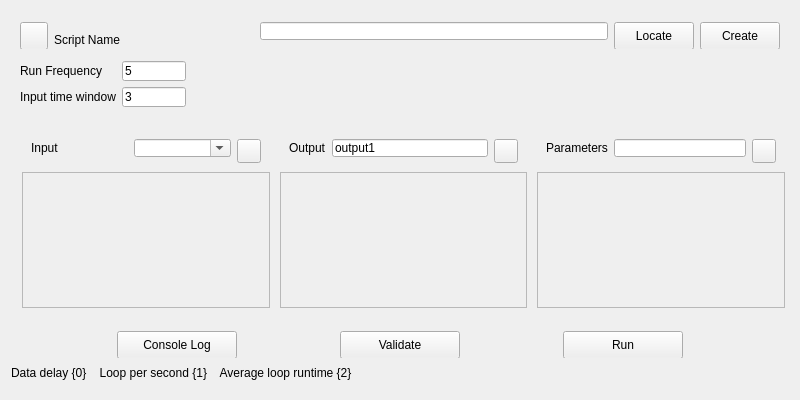
<?xml version="1.0" encoding="UTF-8"?>
<ui version="4.0">
 <class>TopLevelWidget</class>
 <widget class="QWidget" name="TopLevelWidget">
  <property name="geometry">
   <rect>
    <x>0</x>
    <y>0</y>
    <width>800</width>
    <height>400</height>
   </rect>
  </property>
  <property name="minimumSize">
   <size>
    <width>620</width>
    <height>400</height>
   </size>
  </property>
  <property name="windowTitle">
   <string>Form</string>
  </property>
  <layout class="QVBoxLayout" name="TopLevelLayout">
   <property name="spacing">
    <number>1</number>
   </property>
   <property name="bottomMargin">
    <number>9</number>
   </property>
   <item>
    <widget class="QWidget" name="widget_script_info" native="true">
     <property name="sizePolicy">
      <sizepolicy hsizetype="Minimum" vsizetype="Fixed">
       <horstretch>0</horstretch>
       <verstretch>0</verstretch>
      </sizepolicy>
     </property>
     <property name="minimumSize">
      <size>
       <width>300</width>
       <height>36</height>
      </size>
     </property>
     <property name="maximumSize">
      <size>
       <width>16777215</width>
       <height>36</height>
      </size>
     </property>
     <layout class="QHBoxLayout" name="horizontalLayout_2">
      <item>
       <widget class="QPushButton" name="removeBtn">
        <property name="sizePolicy">
         <sizepolicy hsizetype="Fixed" vsizetype="Fixed">
          <horstretch>0</horstretch>
          <verstretch>0</verstretch>
         </sizepolicy>
        </property>
        <property name="minimumSize">
         <size>
          <width>28</width>
          <height>28</height>
         </size>
        </property>
        <property name="maximumSize">
         <size>
          <width>28</width>
          <height>28</height>
         </size>
        </property>
        <property name="text">
         <string/>
        </property>
       </widget>
      </item>
      <item>
       <widget class="QLabel" name="scriptNameLabel">
        <property name="sizePolicy">
         <sizepolicy hsizetype="Fixed" vsizetype="Fixed">
          <horstretch>0</horstretch>
          <verstretch>0</verstretch>
         </sizepolicy>
        </property>
        <property name="minimumSize">
         <size>
          <width>200</width>
          <height>36</height>
         </size>
        </property>
        <property name="maximumSize">
         <size>
          <width>16777215</width>
          <height>36</height>
         </size>
        </property>
        <property name="toolTip">
         <string>Current timestamp in the replay file</string>
        </property>
        <property name="text">
         <string>Script Name</string>
        </property>
       </widget>
      </item>
      <item>
       <widget class="QLineEdit" name="scriptPathLineEdit"/>
      </item>
      <item>
       <widget class="QPushButton" name="locateBtn">
        <property name="minimumSize">
         <size>
          <width>0</width>
          <height>28</height>
         </size>
        </property>
        <property name="text">
         <string>Locate</string>
        </property>
       </widget>
      </item>
      <item>
       <widget class="QPushButton" name="pushButton_2">
        <property name="minimumSize">
         <size>
          <width>0</width>
          <height>28</height>
         </size>
        </property>
        <property name="text">
         <string>Create</string>
        </property>
       </widget>
      </item>
     </layout>
    </widget>
   </item>
   <item>
    <widget class="QWidget" name="widget_3" native="true">
     <property name="sizePolicy">
      <sizepolicy hsizetype="Preferred" vsizetype="Fixed">
       <horstretch>0</horstretch>
       <verstretch>0</verstretch>
      </sizepolicy>
     </property>
     <property name="minimumSize">
      <size>
       <width>0</width>
       <height>64</height>
      </size>
     </property>
     <property name="maximumSize">
      <size>
       <width>16777215</width>
       <height>64</height>
      </size>
     </property>
     <layout class="QFormLayout" name="formLayout">
      <item row="0" column="0">
       <widget class="QLabel" name="label">
        <property name="toolTip">
         <string>In Hz, controls how many times does the script loop run per second.</string>
        </property>
        <property name="text">
         <string>Run Frequency</string>
        </property>
       </widget>
      </item>
      <item row="1" column="0">
       <widget class="QLabel" name="label_2">
        <property name="toolTip">
         <string>The time window of samples the script will have access to at each loop.</string>
        </property>
        <property name="text">
         <string>Input time window</string>
        </property>
       </widget>
      </item>
      <item row="1" column="1">
       <widget class="QLineEdit" name="timeWindowLineEdit">
        <property name="maximumSize">
         <size>
          <width>64</width>
          <height>16777215</height>
         </size>
        </property>
        <property name="text">
         <string>3</string>
        </property>
       </widget>
      </item>
      <item row="0" column="1">
       <widget class="QLineEdit" name="frequencyLineEdit">
        <property name="maximumSize">
         <size>
          <width>64</width>
          <height>16777215</height>
         </size>
        </property>
        <property name="text">
         <string>5</string>
        </property>
       </widget>
      </item>
     </layout>
    </widget>
   </item>
   <item>
    <widget class="QWidget" name="widget_5" native="true">
     <property name="sizePolicy">
      <sizepolicy hsizetype="Preferred" vsizetype="Fixed">
       <horstretch>0</horstretch>
       <verstretch>0</verstretch>
      </sizepolicy>
     </property>
     <property name="minimumSize">
      <size>
       <width>0</width>
       <height>200</height>
      </size>
     </property>
     <property name="maximumSize">
      <size>
       <width>16777215</width>
       <height>200</height>
      </size>
     </property>
     <layout class="QHBoxLayout" name="horizontalLayout_3">
      <property name="topMargin">
       <number>9</number>
      </property>
      <property name="rightMargin">
       <number>2</number>
      </property>
      <item>
       <widget class="QWidget" name="widget_input" native="true">
        <layout class="QVBoxLayout" name="vboxlayout_1">
         <property name="leftMargin">
          <number>2</number>
         </property>
         <property name="topMargin">
          <number>2</number>
         </property>
         <property name="rightMargin">
          <number>2</number>
         </property>
         <property name="bottomMargin">
          <number>2</number>
         </property>
         <item>
          <widget class="QWidget" name="widget_7" native="true">
           <property name="maximumSize">
            <size>
             <width>16777215</width>
             <height>36</height>
            </size>
           </property>
           <layout class="QHBoxLayout" name="horizontalLayout_4">
            <item>
             <widget class="QLabel" name="label_4">
              <property name="text">
               <string>Input</string>
              </property>
             </widget>
            </item>
            <item>
             <widget class="QComboBox" name="inputComboBox">
              <property name="editable">
               <bool>true</bool>
              </property>
             </widget>
            </item>
            <item>
             <widget class="QPushButton" name="addInputBtn">
              <property name="sizePolicy">
               <sizepolicy hsizetype="Fixed" vsizetype="Fixed">
                <horstretch>0</horstretch>
                <verstretch>0</verstretch>
               </sizepolicy>
              </property>
              <property name="minimumSize">
               <size>
                <width>24</width>
                <height>24</height>
               </size>
              </property>
              <property name="maximumSize">
               <size>
                <width>24</width>
                <height>24</height>
               </size>
              </property>
              <property name="text">
               <string/>
              </property>
             </widget>
            </item>
           </layout>
          </widget>
         </item>
         <item>
          <widget class="QScrollArea" name="scrollArea">
           <property name="widgetResizable">
            <bool>true</bool>
           </property>
           <widget class="QWidget" name="inputScrollContentWidget">
            <property name="geometry">
             <rect>
              <x>0</x>
              <y>0</y>
              <width>247</width>
              <height>134</height>
             </rect>
            </property>
            <layout class="QVBoxLayout" name="inputLayout"/>
           </widget>
          </widget>
         </item>
        </layout>
       </widget>
      </item>
      <item>
       <widget class="QWidget" name="widget_output" native="true">
        <layout class="QVBoxLayout" name="vboxlayout_1">
         <property name="leftMargin">
          <number>2</number>
         </property>
         <property name="topMargin">
          <number>2</number>
         </property>
         <property name="rightMargin">
          <number>2</number>
         </property>
         <property name="bottomMargin">
          <number>2</number>
         </property>
         <item>
          <widget class="QWidget" name="widget_7" native="true">
           <property name="maximumSize">
            <size>
             <width>16777215</width>
             <height>36</height>
            </size>
           </property>
           <layout class="QHBoxLayout" name="horizontalLayout_4">
            <item>
             <widget class="QLabel" name="label_4">
              <property name="text">
               <string>Output</string>
              </property>
             </widget>
            </item>
            <item>
             <widget class="QLineEdit" name="output_lineEdit">
              <property name="text">
               <string>output1</string>
              </property>
             </widget>
            </item>
            <item>
             <widget class="QPushButton" name="addOutput_btn">
              <property name="sizePolicy">
               <sizepolicy hsizetype="Fixed" vsizetype="Fixed">
                <horstretch>0</horstretch>
                <verstretch>0</verstretch>
               </sizepolicy>
              </property>
              <property name="minimumSize">
               <size>
                <width>24</width>
                <height>24</height>
               </size>
              </property>
              <property name="maximumSize">
               <size>
                <width>24</width>
                <height>24</height>
               </size>
              </property>
              <property name="text">
               <string/>
              </property>
             </widget>
            </item>
           </layout>
          </widget>
         </item>
         <item>
          <widget class="QScrollArea" name="scrollArea">
           <property name="widgetResizable">
            <bool>true</bool>
           </property>
           <widget class="QWidget" name="inputScrollContent">
            <property name="geometry">
             <rect>
              <x>0</x>
              <y>0</y>
              <width>247</width>
              <height>134</height>
             </rect>
            </property>
            <layout class="QVBoxLayout" name="outputLayout"/>
           </widget>
          </widget>
         </item>
        </layout>
       </widget>
      </item>
      <item>
       <widget class="QWidget" name="widget_params" native="true">
        <layout class="QVBoxLayout" name="vboxlayout_1">
         <property name="leftMargin">
          <number>2</number>
         </property>
         <property name="topMargin">
          <number>2</number>
         </property>
         <property name="rightMargin">
          <number>2</number>
         </property>
         <property name="bottomMargin">
          <number>2</number>
         </property>
         <item>
          <widget class="QWidget" name="widget_7" native="true">
           <property name="maximumSize">
            <size>
             <width>16777215</width>
             <height>36</height>
            </size>
           </property>
           <layout class="QHBoxLayout" name="horizontalLayout_4">
            <item>
             <widget class="QLabel" name="label_4">
              <property name="text">
               <string>Parameters</string>
              </property>
             </widget>
            </item>
            <item>
             <widget class="QLineEdit" name="lineEdit_3"/>
            </item>
            <item>
             <widget class="QPushButton" name="addParam_btn">
              <property name="sizePolicy">
               <sizepolicy hsizetype="Fixed" vsizetype="Fixed">
                <horstretch>0</horstretch>
                <verstretch>0</verstretch>
               </sizepolicy>
              </property>
              <property name="minimumSize">
               <size>
                <width>24</width>
                <height>24</height>
               </size>
              </property>
              <property name="maximumSize">
               <size>
                <width>24</width>
                <height>24</height>
               </size>
              </property>
              <property name="text">
               <string/>
              </property>
             </widget>
            </item>
           </layout>
          </widget>
         </item>
         <item>
          <widget class="QScrollArea" name="scrollArea">
           <property name="widgetResizable">
            <bool>true</bool>
           </property>
           <widget class="QWidget" name="inputScrollContent">
            <property name="geometry">
             <rect>
              <x>0</x>
              <y>0</y>
              <width>247</width>
              <height>134</height>
             </rect>
            </property>
            <layout class="QVBoxLayout" name="paramsLayout"/>
           </widget>
          </widget>
         </item>
        </layout>
       </widget>
      </item>
     </layout>
    </widget>
   </item>
   <item>
    <widget class="QWidget" name="widget_4" native="true">
     <property name="maximumSize">
      <size>
       <width>16777215</width>
       <height>36</height>
      </size>
     </property>
     <layout class="QHBoxLayout" name="horizontalLayout">
      <item>
       <widget class="QPushButton" name="pushButton_3">
        <property name="sizePolicy">
         <sizepolicy hsizetype="Fixed" vsizetype="Fixed">
          <horstretch>0</horstretch>
          <verstretch>0</verstretch>
         </sizepolicy>
        </property>
        <property name="minimumSize">
         <size>
          <width>120</width>
          <height>28</height>
         </size>
        </property>
        <property name="maximumSize">
         <size>
          <width>120</width>
          <height>16777215</height>
         </size>
        </property>
        <property name="text">
         <string>Console Log</string>
        </property>
       </widget>
      </item>
      <item>
       <widget class="QPushButton" name="validateBtn">
        <property name="sizePolicy">
         <sizepolicy hsizetype="Fixed" vsizetype="Fixed">
          <horstretch>0</horstretch>
          <verstretch>0</verstretch>
         </sizepolicy>
        </property>
        <property name="minimumSize">
         <size>
          <width>120</width>
          <height>28</height>
         </size>
        </property>
        <property name="maximumSize">
         <size>
          <width>120</width>
          <height>16777215</height>
         </size>
        </property>
        <property name="text">
         <string>Validate</string>
        </property>
       </widget>
      </item>
      <item>
       <widget class="QPushButton" name="runBtn">
        <property name="sizePolicy">
         <sizepolicy hsizetype="Fixed" vsizetype="Fixed">
          <horstretch>0</horstretch>
          <verstretch>0</verstretch>
         </sizepolicy>
        </property>
        <property name="minimumSize">
         <size>
          <width>120</width>
          <height>28</height>
         </size>
        </property>
        <property name="maximumSize">
         <size>
          <width>120</width>
          <height>16777215</height>
         </size>
        </property>
        <property name="text">
         <string>Run</string>
        </property>
       </widget>
      </item>
     </layout>
    </widget>
   </item>
   <item>
    <widget class="QLabel" name="label_3">
     <property name="maximumSize">
      <size>
       <width>16777215</width>
       <height>24</height>
      </size>
     </property>
     <property name="text">
      <string>Data delay {0}    Loop per second {1}    Average loop runtime {2}</string>
     </property>
    </widget>
   </item>
  </layout>
 </widget>
 <resources/>
 <connections/>
</ui>
